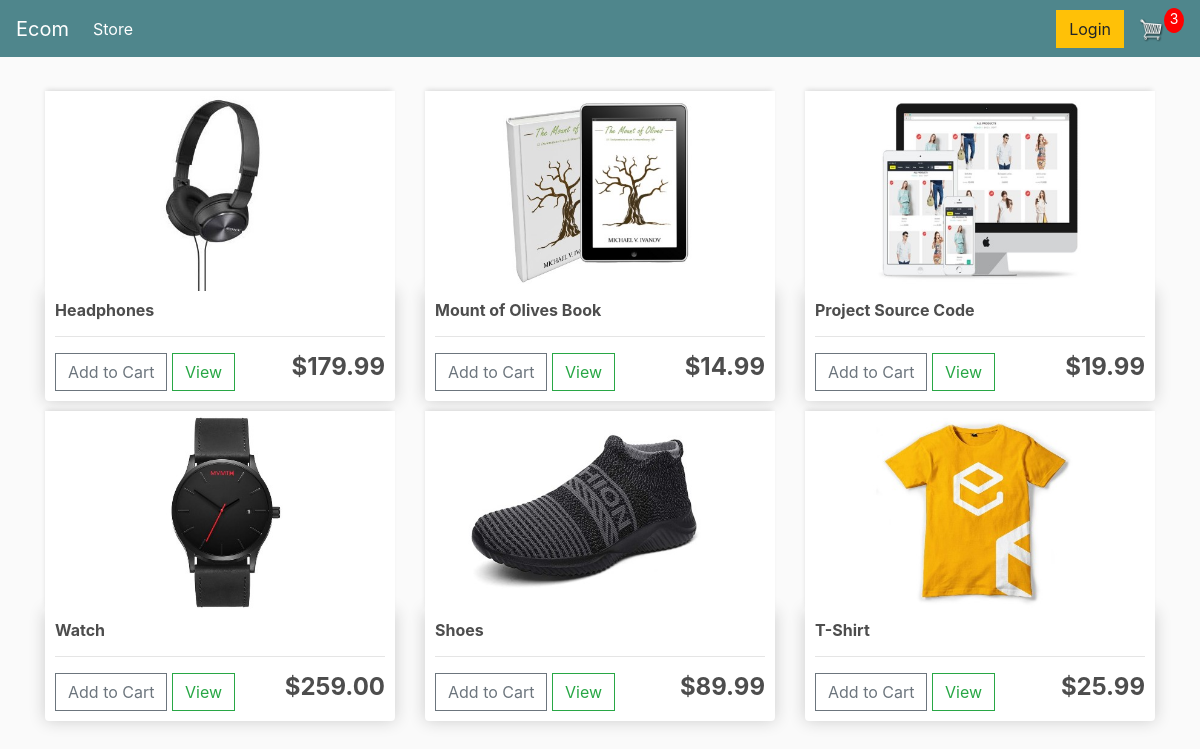
Page / (signed in) on the earlier database version.
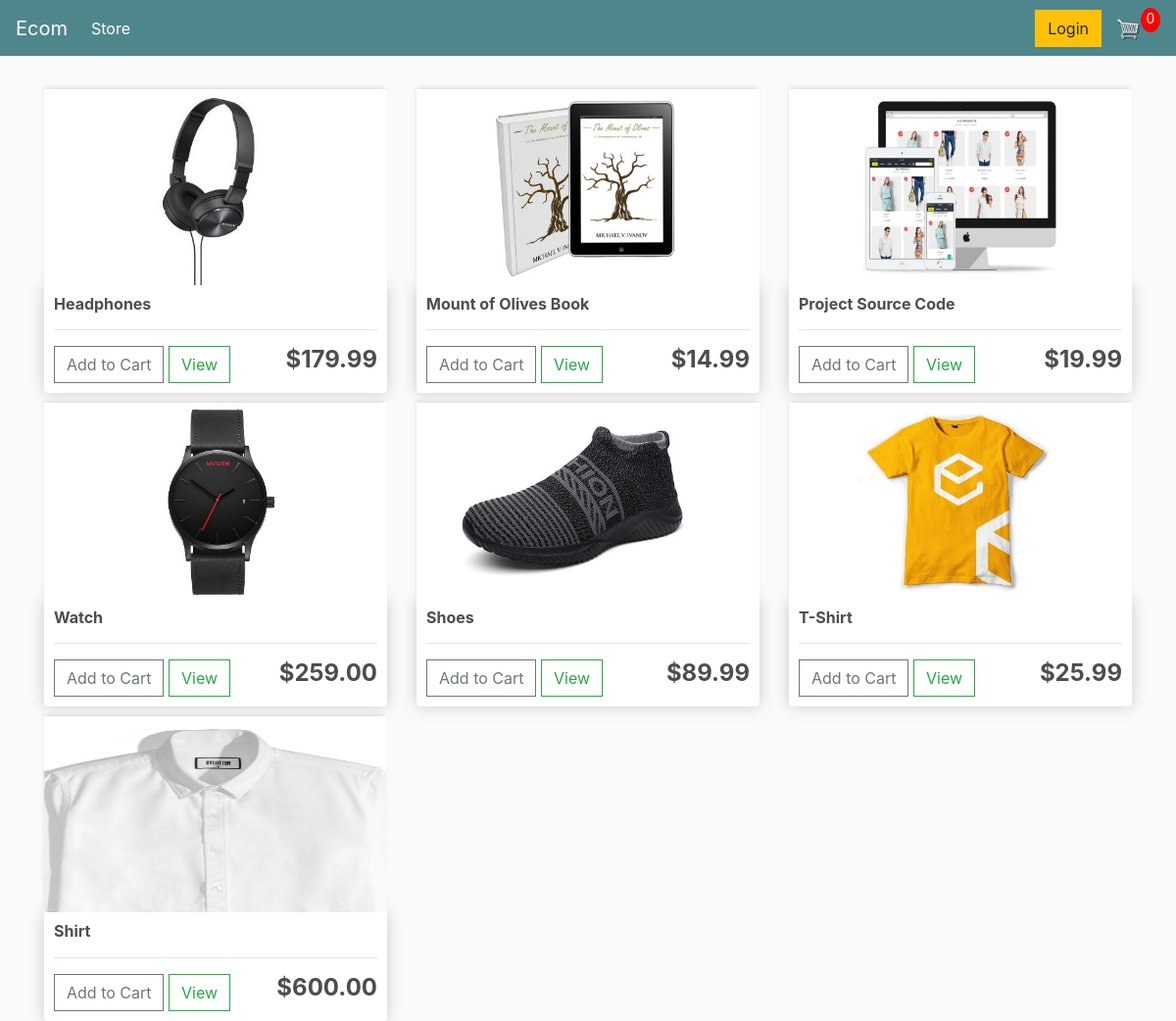
Same page on the later database version.
### store/models.py (models this page shows, shortened)
class Product(models.Model):
	name = models.CharField(max_length=200)
	price = models.FloatField()
	digital = models.BooleanField(default=False,null=True, blank=True)
	image = models.ImageField(null=True, blank=True)
	@property
	def imageURL(self):
		try:
			url = self.image.url
		except:
			url = 'images/placeholder.jpg'
		return url

### store/views.py (the view)
# urls.py: path('', include('store.urls'))
def store(request):
    if request.user.is_authenticated:
        customer = request.user.customer
        order, created = Order.objects.get_or_create(customer=customer, complete=False)
        items = order.orderitem_set.all()
        cartItems = order.get_cart_items
    else:
        items = []
        order = {'get_cart_total': 0, 'get_cart_items': 0, 'shipping': False}
        cartItems = order['get_cart_items']
    products = Product.objects.all()
    context = {'products': products, 'cartItems': cartItems}
    return render(request, 'store/store.html', context)

### store/models.py (called while the page is built)
	@property
	def get_cart_items(self):
		orderitems = self.orderitem_set.all()
		total = sum(item.quantity for item in orderitems)
		return total

### store/templates/store/store.html
{% extends 'store/main.html' %}
{% load static %}
{% block content %}
    <div class="row">
        {% for product in products %}
        <div class="col-lg-4">
            <img class="thumbnail" src="{{product.imageURL}}">
            <div class="box-element product">
                <h6><strong>{{product.name}}</strong></h6>
                <hr>
                <button data-product={{product.id}} data-action="add" class="btn btn-outline-secondary add-btn update-cart">Add to Cart</button>
                <a class="btn btn-outline-success" href="#">View</a>
                <h4 style="display: inline-block; float: right"><strong>${{product.price|floatformat:2}}</strong></h4>
            </div>
        </div>
        {% endfor %}
    </div>
{% endblock content %}

Differences in the rows shown:
added Product: imageURL (picture), name "Shirt", price "600.00"
Other differences:
{{ cartItems }}: "3" → "0"
